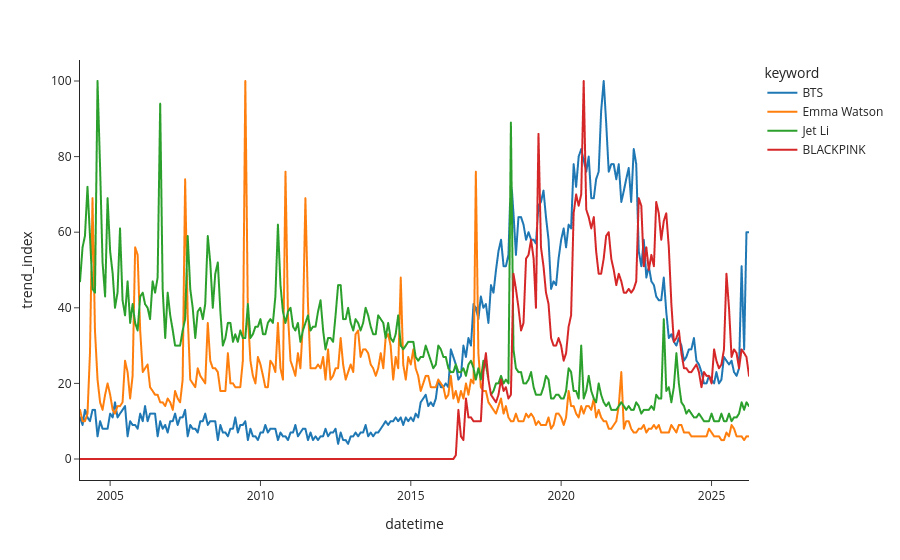

Source (notebook cell):
### Markdown cell above
### Filter the following keywords and create a line chart that shows the trend index changes over time for the four keywords.

- Jet Li
- BLACKPINK
- BTS
- Emma Watson

Based on the line chart, who peaked the earliest (i.e., who peaked the first)?

### Code cell
fig = px.line(
    df[df["keyword"].isin(["Jet Li", "BLACKPINK", "BTS", "Emma Watson"])],
    x="datetime",
    y="trend_index",
    color="keyword",
    template="simple_white",
)
fig.show()

### Figure 1 — Plotly figure (JSON) as saved in the notebook; plotly's stock layout.template omitted (floating-point values rounded to 4 significant figures; data arrays with more than 128 entries replaced by an {"elided": "..."} marker saying what was removed)
{"data": [{"hovertemplate": "keyword=BTS<br>datetime=%{x}<br>trend_index=%{y}<extra></extra>", "legendgroup": "BTS", "line": {"color": "#1F77B4", "dash": "solid"}, "marker": {"symbol": "circle"}, "mode": "lines", "name": "BTS", "showlegend": true, "type": "scattergl", "x": {"elided": "268 str values"}, "xaxis": "x", "y": {"elided": "268 int values"}, "yaxis": "y"}, {"hovertemplate": "keyword=Emma Watson<br>datetime=%{x}<br>trend_index=%{y}<extra></extra>", "legendgroup": "Emma Watson", "line": {"color": "#FF7F0E", "dash": "solid"}, "marker": {"symbol": "circle"}, "mode": "lines", "name": "Emma Watson", "showlegend": true, "type": "scattergl", "x": {"elided": "268 str values"}, "xaxis": "x", "y": {"elided": "268 int values"}, "yaxis": "y"}, {"hovertemplate": "keyword=Jet Li<br>datetime=%{x}<br>trend_index=%{y}<extra></extra>", "legendgroup": "Jet Li", "line": {"color": "#2CA02C", "dash": "solid"}, "marker": {"symbol": "circle"}, "mode": "lines", "name": "Jet Li", "showlegend": true, "type": "scattergl", "x": {"elided": "268 str values"}, "xaxis": "x", "y": {"elided": "268 int values"}, "yaxis": "y"}, {"hovertemplate": "keyword=BLACKPINK<br>datetime=%{x}<br>trend_index=%{y}<extra></extra>", "legendgroup": "BLACKPINK", "line": {"color": "#D62728", "dash": "solid"}, "marker": {"symbol": "circle"}, "mode": "lines", "name": "BLACKPINK", "showlegend": true, "type": "scattergl", "x": {"elided": "268 str values"}, "xaxis": "x", "y": {"elided": "268 int values"}, "yaxis": "y"}], "layout": {"legend": {"title": {"text": "keyword"}, "tracegroupgap": 0}, "margin": {"t": 60}, "xaxis": {"anchor": "y", "domain": [0, 1], "title": {"text": "datetime"}}, "yaxis": {"anchor": "x", "domain": [0, 1], "title": {"text": "trend_index"}}}}
